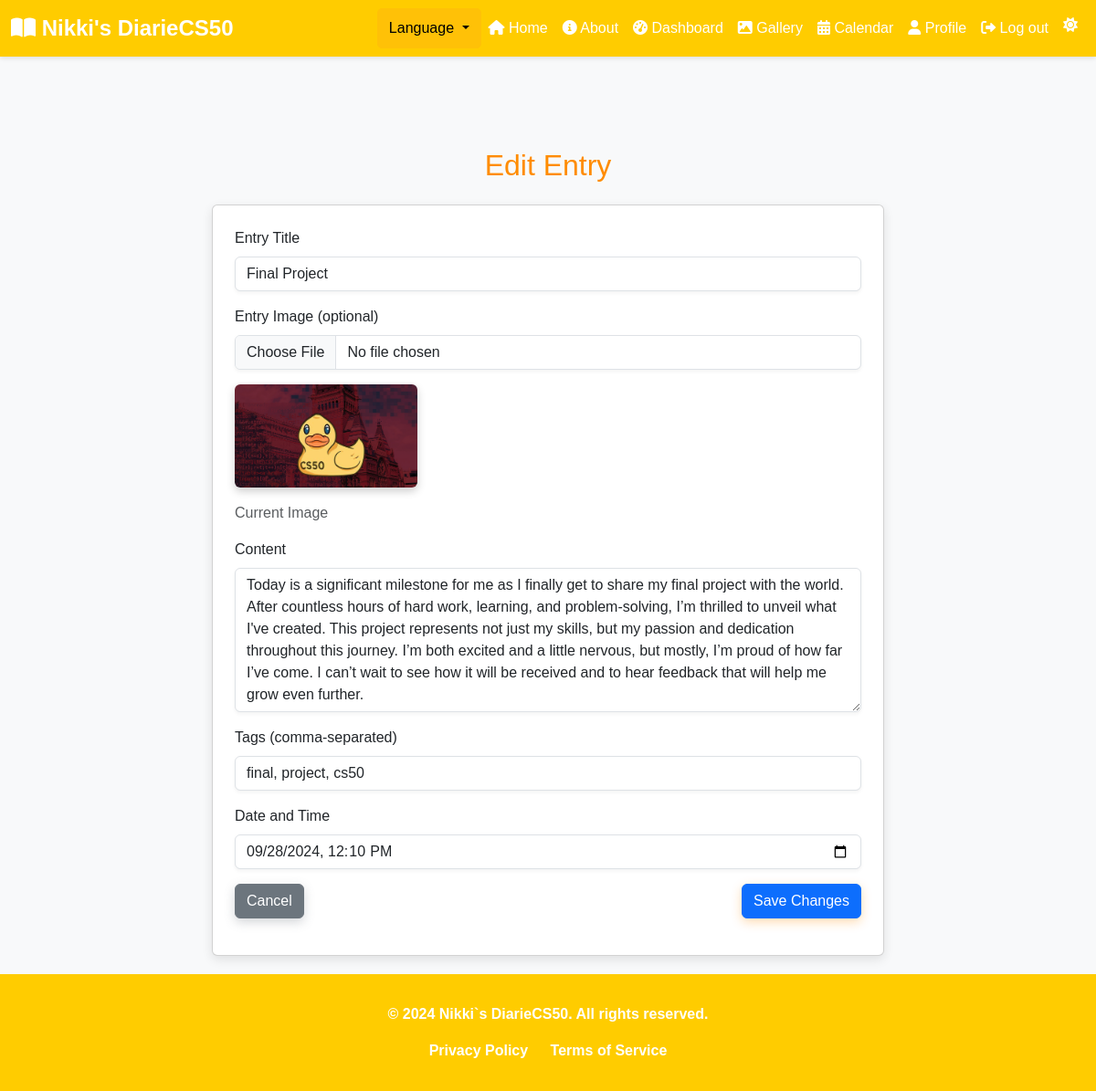
Page /edit_entry/14 (signed in) on the committed database.
### tables this page shows
CREATE TABLE diary_entry (
    id INTEGER PRIMARY KEY AUTOINCREMENT,
    title TEXT NOT NULL,
    content TEXT NOT NULL,
    date_posted TIMESTAMP DEFAULT CURRENT_TIMESTAMP,
    user_id INTEGER NOT NULL,  -- Foreign key to user table
    image_path TEXT,           -- Allows NULL for the image path
    FOREIGN KEY (user_id) REFERENCES user (id)  -- Ensure referential integrity
);

### app.py (the view, shortened to what this page needs)
@app.route('/edit_entry/<int:entry_id>', methods=['GET', 'POST'])
def edit_entry(entry_id):
    entry = g.db.execute(
        'SELECT id, title, content, date_posted, image_path FROM diary_entry WHERE id = ?', (entry_id,)).fetchone()
    if entry is None:
        abort(404)  # Entry not found
    existing_tags = g.db.execute('''
        SELECT tags.name
        FROM tags
        JOIN entry_tags ON tags.id = entry_tags.tag_id
        WHERE entry_tags.entry_id = ?
    ''', (entry_id,)).fetchall()
    existing_tag_list = ', '.join([tag['name'] for tag in existing_tags])
    current_language = session.get('language', 'en')
    languages = get_languages()
    return render_template('edit_entry.html', entry=entry, tags=existing_tag_list, languages=languages, current_language=current_language)

### app.py (called while the page is built)
def connect_db():
    conn = sqlite3.connect(app.config['DATABASE'])
    conn.row_factory = sqlite3.Row
    return conn

@app.before_request
def before_request():
    g.db = connect_db()

@app.teardown_request
def teardown_request(exception):
    if hasattr(g, 'db'):
        g.db.close()

### language.py (called while the page is built)
def get_languages():
    return languages

### templates/edit_entry.html (shortened to what this page needs)
{% extends "layout.html" %}
{% block content %}
    <div class="container mt-5">
        <h2 class="text-center mb-4">{{ languages[current_language]['edit_entry'] }}</h2>
        <div class="row justify-content-center">
            <div class="col-md-8">
                <div class="card p-4">
                    <form method="POST" enctype="multipart/form-data">
                        <div class="mb-3">
                            <label for="title" class="form-label">{{ languages[current_language]['entry_title'] }}</label>
                            <input type="text" class="form-control" id="title" name="title" value="{{ entry.title }}" required>
                        </div>
                        <div class="mb-3">
                            <label for="entry_image" class="form-label">{{ languages[current_language]['entry_image'] }}</label>
                            <input type="file" class="form-control" id="entry_image" name="entry_image">
                            {% if entry.image_path %}
                                <div class="mt-3">
                                    <img src="{{ url_for('static', filename='images/' + entry.image_path) }}" class="img-fluid rounded mb-3" alt="Current Entry Image" width="200">
                                    <p class="text-muted">{{ languages[current_language]['current_image'] }}</p>
                                </div>
                            {% endif %}
                        </div>
                        <div class="mb-3">
                            <label for="content" class="form-label">{{ languages[current_language]['content'] }}</label>
                            <textarea class="form-control" id="content" name="content" rows="6" required>{{ entry.content }}</textarea>
                        </div>
                        <div class="mb-3">
                            <label for="tags" class="form-label">{{ languages[current_language]['tags'] }}</label>
                            <input type="text" class="form-control" id="tags" name="tags" value="{{ tags }}" placeholder="Enter tags, separated by commas">
                        </div>
                        <div class="mb-3">
                            <label for="date_posted" class="form-label">{{ languages[current_language]['date'] }}</label>
                            <input type="datetime-local" class="form-control" id="date_posted" name="date_posted" value="{{ entry.date_posted }}">
                        </div>
                        <div class="d-flex justify-content-between">
                            <a href="{{ url_for('dashboard') }}" class="btn btn-secondary">{{ languages[current_language]['cancel'] }}</a>
                            <button type="submit" class="btn btn-primary">{{ languages[current_language]['save_changes'] }}</button>
                        </div>
                    </form>
                </div>
            </div>
        </div>
    </div>
{% endblock %}

### static/css/style.css (style rules this page uses)
html, body { height: 100%; margin: 0; display: flex; flex-direction: column; }
body { background-color: #f8f9fa; color: #212529; font-family: 'Arial', sans-serif; }
h1, h2 { margin-bottom: 1.5rem; color: #ff8c00; }
.text-center { margin-top: 2rem; }
button { background-color: #ff8c00; color: #fff; border: none; border-radius: 5px; padding: 10px 20px; transition: background-color 0.3s ease; }

### templates/edit_entry.html (style rules this page uses)
.container { max-width: 800px; margin: 0 auto; padding: 20px; }
.card { background-color: #ffffff; border-radius: 10px; box-shadow: 0 4px 12px rgba(0, 0, 0, 0.1); padding: 30px; text-align: left; }
.form-control { border-radius: 0.5rem; padding: 0.75rem; border: 1px solid #ced4da; box-shadow: 0 2px 4px rgba(0, 0, 0, 0.05); transition: border-color 0.2s, box-shadow 0.2s; }
.btn-primary { background-color: #ff8c00; border: none; padding: 0.75rem 1rem; font-size: 1rem; border-radius: 0.5rem; box-shadow: 0 4px 12px rgba(255, 140, 0, 0.3); transition: background-color 0.3s, transform 0.2s; }
.btn-secondary { background-color: #6c757d; border: none; padding: 0.75rem 1rem; font-size: 1rem; border-radius: 0.5rem; box-shadow: 0 4px 12px rgba(108, 117, 125, 0.3); transition: background-color 0.3s, transform 0.2s; }
.img-fluid { border-radius: 0.5rem; box-shadow: 0 4px 10px rgba(0, 0, 0, 0.2); }

### rows in the picture
diary_entry: title "Final Project", image_path (picture), content "Today is a significant milestone for me as I finally get to share my final project with the world. After countless hours of hard work, learning, and problem-solving, I’m thrilled to unveil what I've created. This project represents not just my skills, but my passion and dedication throughout this journey. I’m both excited and a little nervous, but mostly, I’m proud of how far I’ve come. I can’t wait to see how it will be received and to hear feedback that will help me grow even further.", date_posted "09/28/2024 12:10"

### other values in the picture
{{ languages[current_language]['change_language'] }} "Language"
{{ languages[current_language]['home'] }} "Home"
{{ languages[current_language]['about'] }} "About"
{{ languages[current_language]['dash'] }} "Dashboard"
{{ languages[current_language]['gallery'] }} "Gallery"
{{ languages[current_language]['calendar'] }} "Calendar"
{{ languages[current_language]['profile'] }} "Profile"
{{ languages[current_language]['logout'] }} "Log out"
{{ languages[current_language]['edit_entry'] }} "Edit Entry"
{{ languages[current_language]['entry_title'] }} "Entry Title"
{{ languages[current_language]['entry_image'] }} "Entry Image (optional)"
{{ languages[current_language]['current_image'] }} "Current Image"
{{ languages[current_language]['content'] }} "Content"
{{ languages[current_language]['tags'] }} "Tags (comma-separated)"
{{ languages[current_language]['date'] }} "Date and Time"
